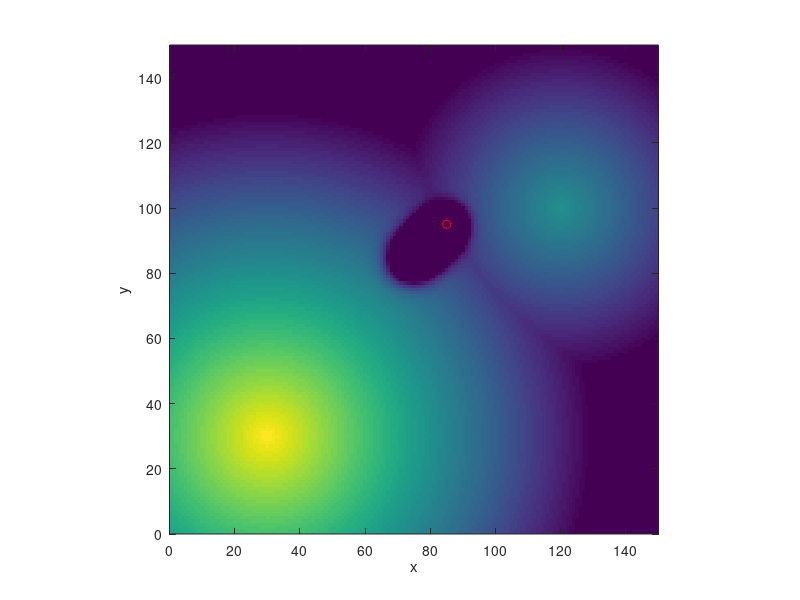

This figure's MATLAB source:
function Lee_Problem3a

% Lee_problem3a

% This MATLAB code simulates the hill-topping behavior of butterflies in a
% 2D landscape. The butterflies conduct random walks, choosing between moving
% to a neighboring cell with the highest elevation or a random neighboring
% cell. The landscape is continuously modified based on the butterfly's
% position, creating visible channels. The simulation visualizes the paths of
% multiple butterflies as they interact with and modify the landscape over time.
%
% Parameters such as the number of butterflies, random walk steps, and
% elevation functions are defined to control the simulation dynamics.
% 
%  Created 
%  02/019/2024 by Jihye Lee 
% 
%  Modification of 
%   temple_abm_bacteria_run_and_tumble_and_eat.m
%   temple_abm_butterfly_animation.m
%   temple_abm_butterfly_corridor_width.m
% 
%   02/2016 by Benjamin Seibold
%            http://www.math.temple.edu/~seibold/


% Parameters
N_butterflies = 250; % number of butterflies
ns = 150; % number of random walk steps
q = 0.4; % probability to move to neighbor cell with highest elevation
f = @(x,y) max(100-sqrt((x-30).^2+(y-30).^2),... % elevation function,
    50-sqrt((x-120).^2+(y-100).^2)); % consisting of two conical humps
ax = [0 150 0 150]; % domain for plotting
x0 = [85, 95]; % initial position of butterfly

px = ax(1):ax(2); % x-vector for concentration field
py = ax(3):ax(4); % y-vector for concentration field
[PX, PY] = meshgrid(px, py); % generate 2d position matrices

F = f(PX, PY); % elevation data
rx = [-1; -1; -1; 0; 0; 1; 1; 1]; % x-coordinate of neighbor cells of origin
ry = [-1; 0; 1; -1; 1; -1; 0; 1]; % y-coordinate of neighbor cells of origin

% Plot background image (elevation)
imagesc(px, py, F) % plot elevation as color map
axis equal xy, axis(ax)
hold on 


for i = 1:N_butterflies % loop over number of butterflies(the loop should end if the butterfly lands on the top)
    title(sprintf('Random walk over elevation map (butterfly %d/%d)', i, N_butterflies))
    X = x0; % set initial position
    for j = 1:ns
        if rand<q % with probability q
            nf = f(X(1), X(2)) - F(X(end,2)+1, X(end,1)+1); % elev. of neighboring cells
            [val,ind] = max(nf); % value and index with highest elevation

            if val < f(X(2)+1,X(1)+1) % if current cell is higher than all
                break % neighboring cell (hill top), stop random walk
            end
        
        else % otherwise, with probability 1-q
            ind = randi(8); % choose random index for neighbor cell
        end
        step = [rx(ind),ry(ind)]; % step to neighbor cell
        X(end+1,:) = X(end,:)+step; % take step and append matrix
        % Update concentration field for each butterfly separately
        L = 0.25 * exp(-0.05 * ((PX - X(end, 1)).^2 + ...
            (PY - X(end, 2)).^2)); % local influence of this butterfly
        F = max(F - L, 0); % reduce concentration by local influence

            
    end
    % Plot random walk path (just computed segment)
    plot(X(:,1),X(:,2),'k.-')
    drawnow
    pause(.05)

    clf
    imagesc(px, py, F) % plot elevation as color map
    hold on
    axis equal xy, axis(ax)
    xlabel('x'), ylabel('y') % axis labels
    plot(x0(1), x0(2), 'ro') % starting position
    drawnow
    
end

hold off
end
